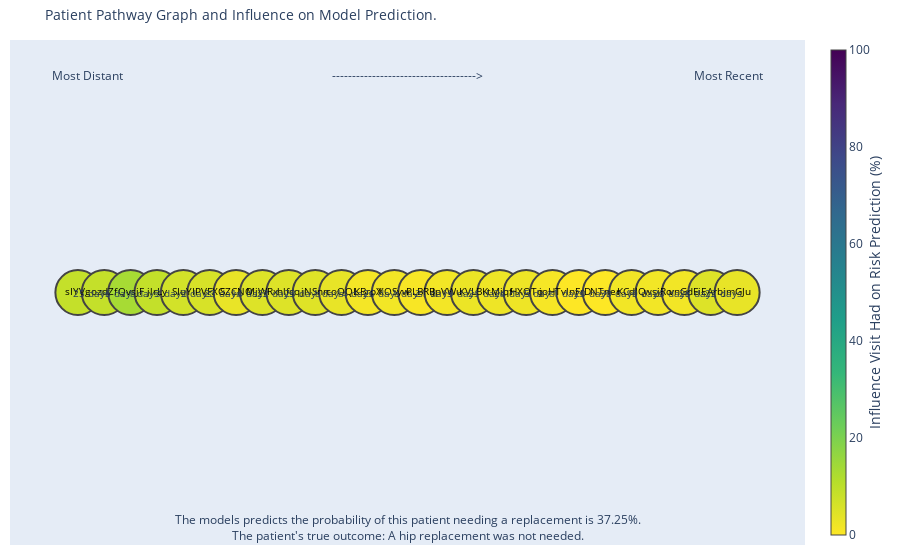

Notebook source saved alongside this figure:
### Code cell
relu = True

# Get the entire patient's history in a DataFrame
edges_df = graph_plot.create_edges_df_gc(dense_tensor)

# Get the node positions for the graph
pos_df = graph_plot.create_position_df_gc(edges_df)
pos_list = graph_plot.generate_pos_sequence(pos_df['max_codes_per_visit'].max())
pos_df = graph_plot.map_y_coord_to_node(pos_df, pos_list)

l_map = gc.calc_local_map(model, grads, only_pos=relu, filt_num=None)

timestep_ave_grad_df = gc.calc_timestep_weights(stride, filter_size, l_map, max_timesteps)

read_code_pos_df = gc.map_read_code_labels(pos_df, read_code_map_df, timestep_ave_grad_df)

edge_pos_df = gc.create_edge_pos_df(edges_df, pos_df)

if relu == True:
    plot_name = 'all_filters_grad_cam_relu'
else:
    plot_name = 'all_filters_grad_cam_abs'

gc.plot_gradcam_plotly(edge_pos_df, pos_df, read_code_pos_df, years_in_advance, logits, outcome, plot_name)

### Figure 1 — Plotly figure (JSON) as saved in the notebook; plotly's stock layout.template omitted (floating-point values rounded to 4 significant figures)
{"data": [{"hoverinfo": "none", "line": {"color": "#888", "width": 0.5}, "mode": "lines", "type": "scatter", "x": [0, 1, null, 1, 2, null, 2, 3, null, 3, 4, null, 4, 5, null, 5, 6, null, 6, 7, null, 7, 8, null, 8, 9, null, 9, 10, null, 10, 11, null, 11, 12, null, 12, 13, null, 13, 14, null, 14, 15, null, 15, 16, null, 16, 17, null, 17, 18, null, 18, 19, null, 19, 20, null, 20, 21, null, 21, 22, null, 22, 23, null, 23, 24, null, 24, 25, null], "y": [0, 0, null, 0, 0, null, 0, 0, null, 0, 0, null, 0, 0, null, 0, 0, null, 0, 0, null, 0, 0, null, 0, 0, null, 0, 0, null, 0, 0, null, 0, 0, null, 0, 0, null, 0, 0, null, 0, 0, null, 0, 0, null, 0, 0, null, 0, 0, null, 0, 0, null, 0, 0, null, 0, 0, null, 0, 0, null, 0, 0, null, 0, 0, null, 0, 0, null]}, {"hoverinfo": "text", "hovertext": ["86 ReadCode descript here \nInfluence visit has on prediction: 8.82%", "323 ReadCode descript here \nInfluence visit has on prediction: 8.82%", "42 ReadCode descript here \nInfluence visit has on prediction: 13.37%", "452 ReadCode descript here \nInfluence visit has on prediction: 8.91%", "295 ReadCode descript here \nInfluence visit has on prediction: 6.68%", "480 ReadCode descript here \nInfluence visit has on prediction: 5.79%", "31 ReadCode descript here \nInfluence visit has on prediction: 3.13%", "138 ReadCode descript here \nInfluence visit has on prediction: 4.95%", "150 ReadCode descript here \nInfluence visit has on prediction: 4.95%", "68 ReadCode descript here \nInfluence visit has on prediction: 4.58%", "362 ReadCode descript here \nInfluence visit has on prediction: 3.21%", "164 ReadCode descript here \nInfluence visit has on prediction: 1.39%", "325 ReadCode descript here \nInfluence visit has on prediction: 1.7%", "176 ReadCode descript here \nInfluence visit has on prediction: 0.8%", "200 ReadCode descript here \nInfluence visit has on prediction: 1.48%", "47 ReadCode descript here \nInfluence visit has on prediction: 2.62%", "329 ReadCode descript here \nInfluence visit has on prediction: 2.31%", "430 ReadCode descript here \nInfluence visit has on prediction: 2.27%", "195 ReadCode descript here \nInfluence visit has on prediction: 1.14%", "463 ReadCode descript here \nInfluence visit has on prediction: 0.0%", "165 ReadCode descript here \nInfluence visit has on prediction: 0.0%", "435 ReadCode descript here \nInfluence visit has on prediction: 1.68%", "132 ReadCode descript here \nInfluence visit has on prediction: 1.68%", "288 ReadCode descript here \nInfluence visit has on prediction: 1.68%", "427 ReadCode descript here \nInfluence visit has on prediction: 4.86%", "338 ReadCode descript here \nInfluence visit has on prediction: 3.18%"], "marker": {"cmax": 100, "cmin": 0, "color": [8.817, 8.817, 13.37, 8.911, 6.683, 5.79, 3.133, 4.948, 4.948, 4.577, 3.209, 1.394, 1.705, 0.8049, 1.477, 2.62, 2.309, 2.268, 1.143, 0, 0, 1.678, 1.678, 1.678, 4.863, 3.185], "colorbar": {"thickness": 15, "title": {"side": "right", "text": "Influence Visit Had on Risk Prediction (%)"}, "xanchor": "left"}, "colorscale": [[0, "#440154"], [0.1111, "#482878"], [0.2222, "#3e4989"], [0.3333, "#31688e"], [0.4444, "#26828e"], [0.5556, "#1f9e89"], [0.6667, "#35b779"], [0.7778, "#6ece58"], [0.8889, "#b5de2b"], [1, "#fde725"]], "line": {"width": 2}, "reversescale": true, "showscale": true, "size": 45}, "mode": "markers+text", "text": ["sIYVg", "ozdZf", "QvsjF", "jlrLy", "SIuYI", "PVFXC", "SZCNO", "MjWRx", "hlfcq", "jNSnn", "coOQL", "KBrpX", "XOSyw", "PLBRB", "JpVWu", "KVLBK", "tMiqf", "HXOTq", "joHTv", "lnFrD", "NTner", "KCdlQ", "wsjRo", "vnGdE", "iEArb", "jmGJu"], "textfont": {"color": ["black", "black", "black", "black", "black", "black", "black", "black", "black", "black", "black", "black", "black", "black", "black", "black", "black", "black", "black", "black", "black", "black", "black", "black", "black", "black"], "size": 10}, "textposition": "middle center", "type": "scatter", "x": [0, 1, 2, 3, 4, 5, 6, 7, 8, 9, 10, 11, 12, 13, 14, 15, 16, 17, 18, 19, 20, 21, 22, 23, 24, 25], "y": [0, 0, 0, 0, 0, 0, 0, 0, 0, 0, 0, 0, 0, 0, 0, 0, 0, 0, 0, 0, 0, 0, 0, 0, 0, 0]}], "layout": {"annotations": [{"align": "center", "font": {"size": 10}, "showarrow": false, "text": "25 days", "x": 0.5, "y": 0}, {"align": "center", "font": {"size": 10}, "showarrow": false, "text": "16 days", "x": 1.5, "y": 0}, {"align": "center", "font": {"size": 10}, "showarrow": false, "text": "1 days", "x": 2.5, "y": 0}, {"align": "center", "font": {"size": 10}, "showarrow": false, "text": "3 days", "x": 3.5, "y": 0}, {"align": "center", "font": {"size": 10}, "showarrow": false, "text": "2 days", "x": 4.5, "y": 0}, {"align": "center", "font": {"size": 10}, "showarrow": false, "text": "23 days", "x": 5.5, "y": 0}, {"align": "center", "font": {"size": 10}, "showarrow": false, "text": "14 days", "x": 6.5, "y": 0}, {"align": "center", "font": {"size": 10}, "showarrow": false, "text": "22 days", "x": 7.5, "y": 0}, {"align": "center", "font": {"size": 10}, "showarrow": false, "text": "23 days", "x": 8.5, "y": 0}, {"align": "center", "font": {"size": 10}, "showarrow": false, "text": "1 days", "x": 9.5, "y": 0}, {"align": "center", "font": {"size": 10}, "showarrow": false, "text": "14 days", "x": 10.5, "y": 0}, {"align": "center", "font": {"size": 10}, "showarrow": false, "text": "26 days", "x": 11.5, "y": 0}, {"align": "center", "font": {"size": 10}, "showarrow": false, "text": "1 days", "x": 12.5, "y": 0}, {"align": "center", "font": {"size": 10}, "showarrow": false, "text": "21 days", "x": 13.5, "y": 0}, {"align": "center", "font": {"size": 10}, "showarrow": false, "text": "19 days", "x": 14.5, "y": 0}, {"align": "center", "font": {"size": 10}, "showarrow": false, "text": "21 days", "x": 15.5, "y": 0}, {"align": "center", "font": {"size": 10}, "showarrow": false, "text": "24 days", "x": 16.5, "y": 0}, {"align": "center", "font": {"size": 10}, "showarrow": false, "text": "5 days", "x": 17.5, "y": 0}, {"align": "center", "font": {"size": 10}, "showarrow": false, "text": "11 days", "x": 18.5, "y": 0}, {"align": "center", "font": {"size": 10}, "showarrow": false, "text": "20 days", "x": 19.5, "y": 0}, {"align": "center", "font": {"size": 10}, "showarrow": false, "text": "30 days", "x": 20.5, "y": 0}, {"align": "center", "font": {"size": 10}, "showarrow": false, "text": "10 days", "x": 21.5, "y": 0}, {"align": "center", "font": {"size": 10}, "showarrow": false, "text": "20 days", "x": 22.5, "y": 0}, {"align": "center", "font": {"size": 10}, "showarrow": false, "text": "28 days", "x": 23.5, "y": 0}, {"align": "center", "font": {"size": 10}, "showarrow": false, "text": "22 days", "x": 24.5, "y": 0}, {"showarrow": false, "text": "The models predicts the probability of this patient needing a replacement is 37.25%.<br>The patient's true outcome: A hip replacement was not needed.", "x": 0.5, "xref": "paper", "y": -0.002, "yref": "paper"}, {"showarrow": false, "text": "Most Recent", "x": 0.95, "xref": "paper", "y": 0.95, "yref": "paper"}, {"showarrow": false, "text": "Most Distant", "x": 0.05, "xref": "paper", "y": 0.95, "yref": "paper"}, {"showarrow": false, "text": "------------------------------------>", "x": 0.5, "xref": "paper", "y": 0.95, "yref": "paper"}], "hovermode": "closest", "margin": {"b": 15, "l": 10, "r": 5, "t": 40}, "showlegend": false, "title": {"font": {"size": 14}, "text": "Patient Pathway Graph and Influence on Model Prediction."}, "xaxis": {"showgrid": false, "showticklabels": false, "zeroline": false}, "yaxis": {"showgrid": false, "showticklabels": false, "zeroline": false}}}
